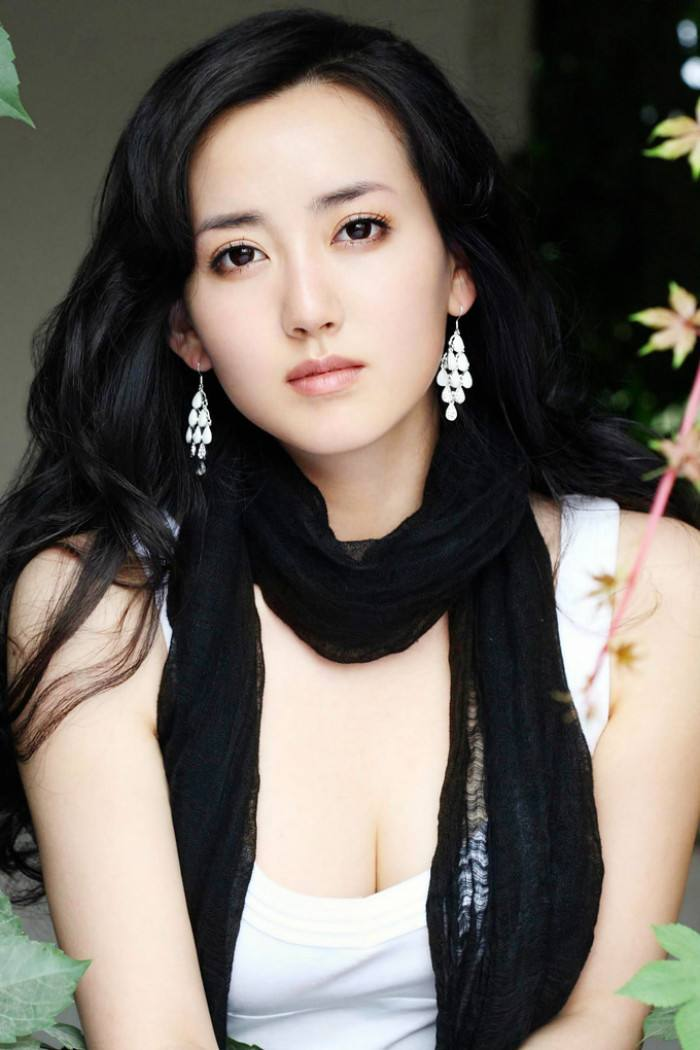
//> input picture images/beauty.jpg, 700 x 1050 px
$ ./opencv_010   (built with g++ and OpenCV 4)
//> lines starting //> are read from the running program, lines starting //| are printed output that depends on the picture
#include<opencv2/opencv.hpp>
#include<iostream>
#include<vector>
using namespace cv;
using namespace std;
int main(int argc, char ** argv)
{
	Mat src = imread("D:/images/beauty.jpg", -1);
//> src is the input picture: 1050 rows x 700 cols, CV_8UC3; mean B, G, R 95.3, 102.6, 109.3
	if (src.empty())
	{
		printf("can`t open this ph\n");
	}
	namedWindow("src_demo", WINDOW_FREERATIO);
	imshow("src_demo", src);
	// 通道的分离
	vector<Mat> src_mat;
	split(src, src_mat);
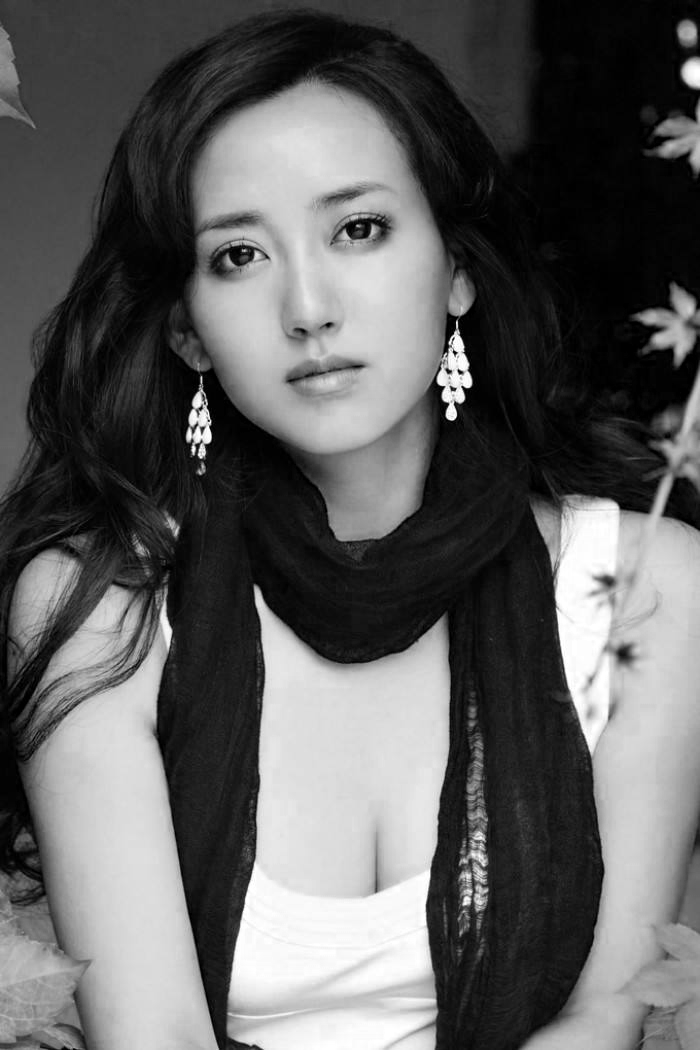
//> src_mat[0]: 1050 rows x 700 cols, CV_8UC1; min 0, max 255, mean 95.3
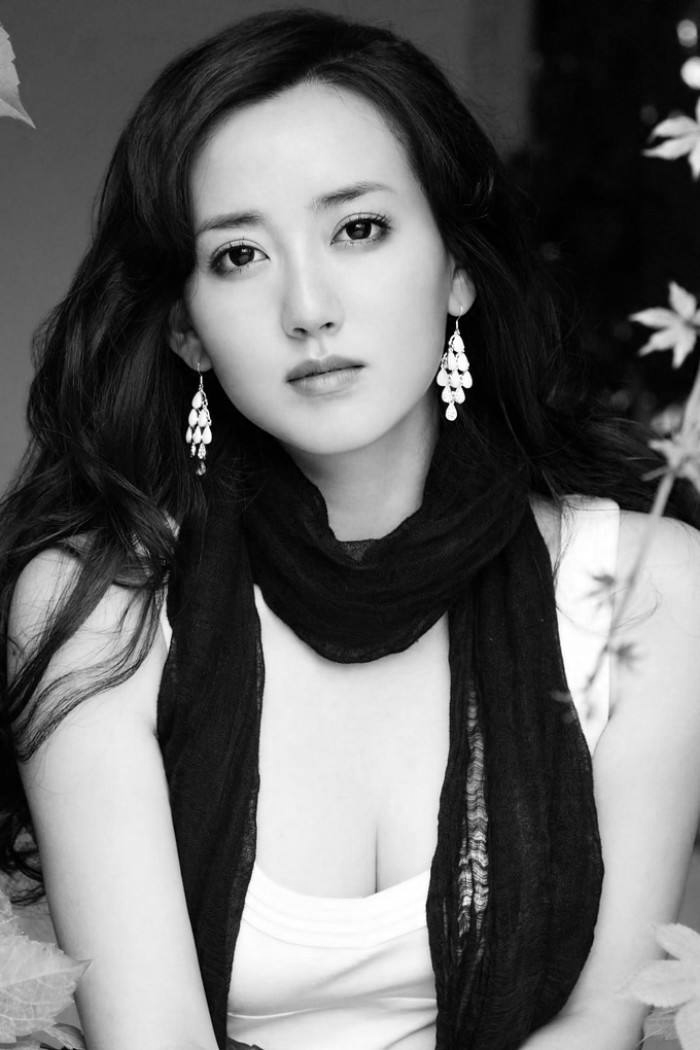
//> src_mat[1]: 1050 rows x 700 cols, CV_8UC1; min 0, max 255, mean 102.6
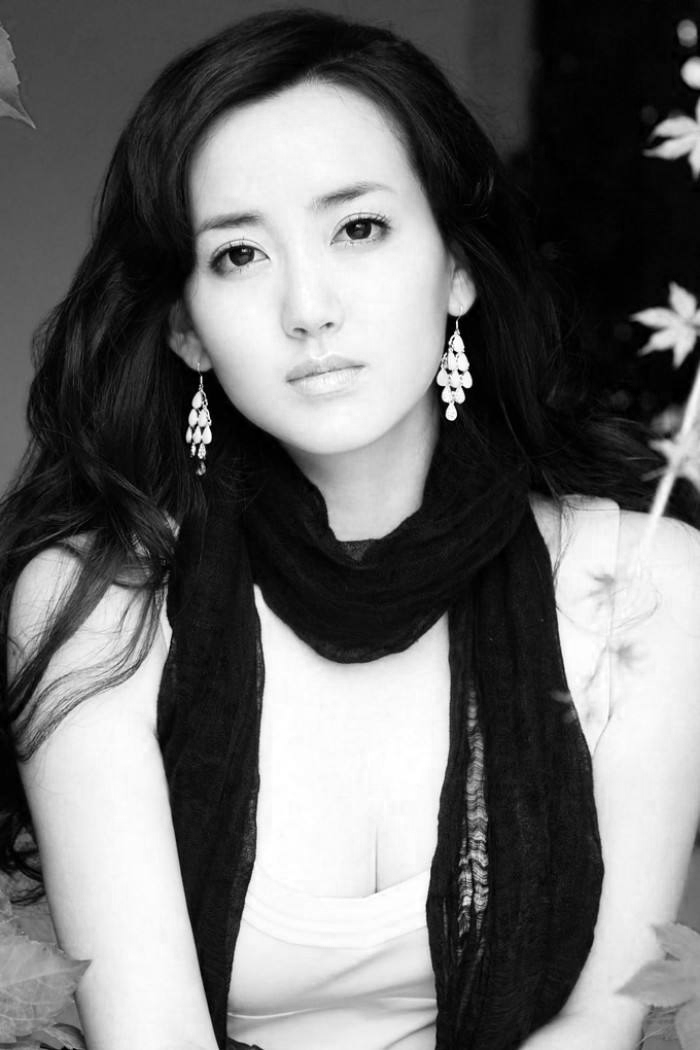
//> src_mat[2]: 1050 rows x 700 cols, CV_8UC1; min 0, max 255, mean 109.3

	//展示三个通道
	namedWindow("blue_channels", WINDOW_FREERATIO);
	imshow("blue_channels", src_mat[0]);
	imwrite("D:/images/blue_channels.jpg", src_mat[0]);

	namedWindow("green_channels", WINDOW_FREERATIO);
	imshow("green_channels", src_mat[1]);
	imwrite("D:/images/green_channels.jpg", src_mat[1]);

	namedWindow("red_channels", WINDOW_FREERATIO);
	imshow("red_channels", src_mat[2]);
	imwrite("D:/images/red_channels.jpg", src_mat[2]);

	// [5 lines of commented-out code are left out]
	src_mat[1] = Scalar(0); //g通道0
//> src_mat[1]: 1050 rows x 700 cols, CV_8UC1; every value is 0
	//src_mat[2] = Scalar(0); //r通道0
	merge(src_mat, src);
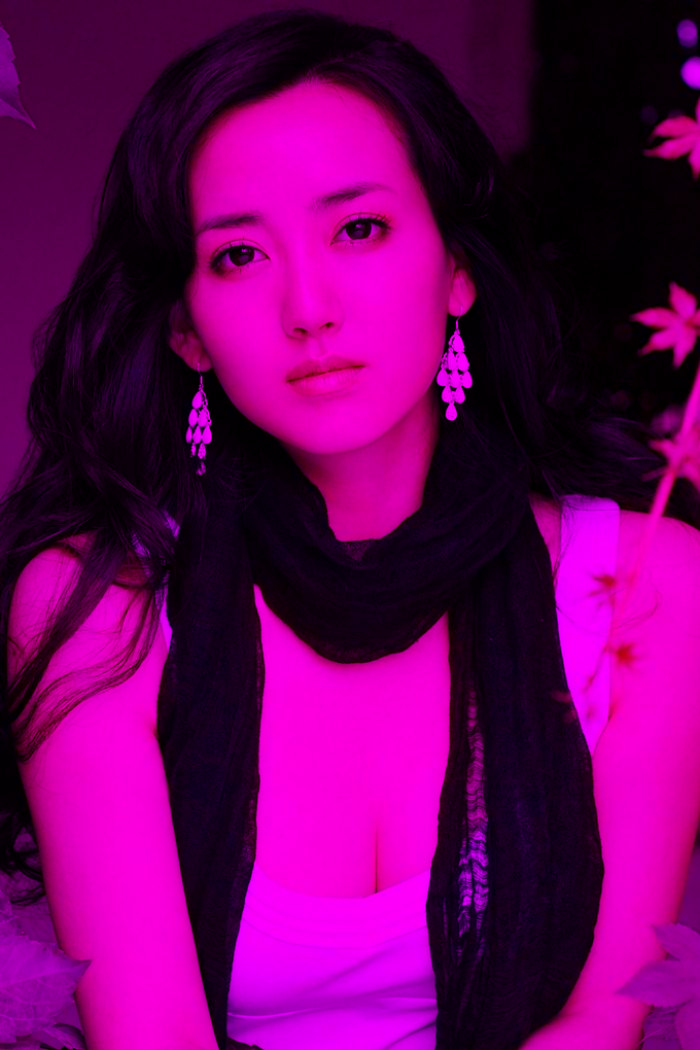
//> src: 1050 rows x 700 cols, CV_8UC3; mean B, G, R 95.3, 0, 109.3
	namedWindow("merge_dst",WINDOW_FREERATIO);
	imshow("merge_dst", src);
	imwrite("D:/images/merge_src_green_0.jpg", src);
	waitKey(0);
	destroyAllWindows();
	return 0;
}

$ run again, with images/IDphoto1.jpg copied over images/beauty.jpg
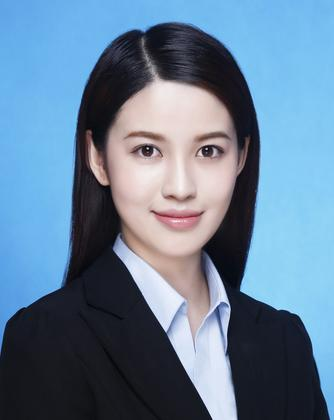
//> input picture images/IDphoto1.jpg, 334 x 420 px
//> src is the input picture: 420 rows x 334 cols, CV_8UC3; mean B, G, R 151.2, 126.6, 100.7
//> `split(src, src_mat);`:
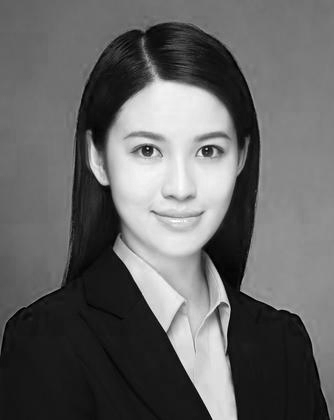
//> src_mat[2]: 420 rows x 334 cols, CV_8UC1; min 0, max 255, mean 100.7
//> `merge(src_mat, src);`:
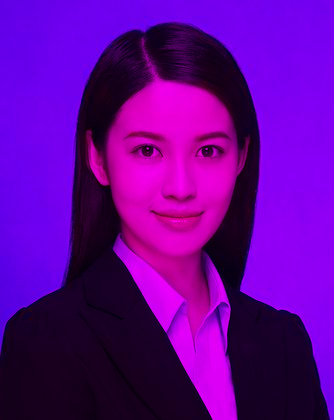
//> src: 420 rows x 334 cols, CV_8UC3; mean B, G, R 151.2, 0, 100.7
